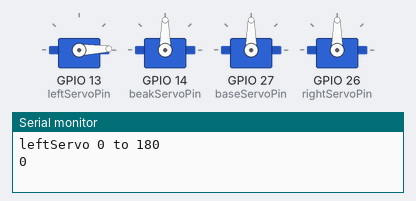
Recording of a sketch running on a simulated ESP32. On the bench: 4 × servo, the last lines printed to the serial monitor.

Above: at 0.05 s.
At 2.25 s:
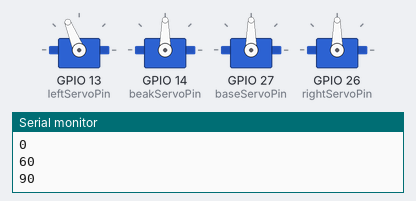
At 4.45 s:
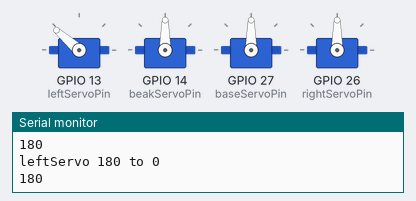
At 8.85 s:
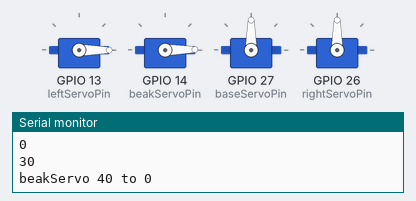
At 14.25 s:
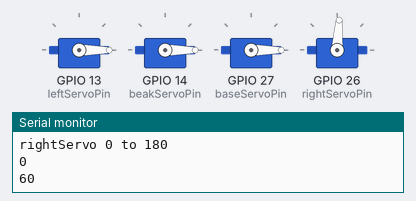
At 19.75 s:
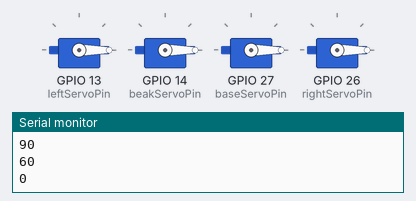
Timing chart, 0 to 25.7 s (numbered marks = the images above):
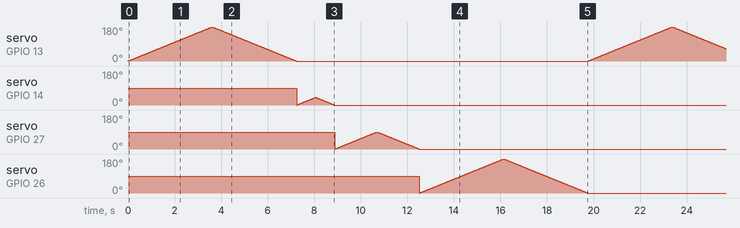

The sketch:

robotic-crane.ino
```cpp
#include <ESP32Servo.h>

static const int leftServoPin = 13;
static const int beakServoPin = 14;
static const int baseServoPin = 27;
static const int rightServoPin = 26;

Servo leftServo;
Servo beakServo;
Servo baseServo;
Servo rightServo;

void setup() {
  Serial.begin(115200);
  leftServo.attach(leftServoPin);
  beakServo.attach(beakServoPin);
  baseServo.attach(baseServoPin);
  rightServo.attach(rightServoPin);
}

void loop() {
  // leftServo
  Serial.println("leftServo 0 to 180");
  for(int posDegrees = 0; posDegrees <= 180; posDegrees++) {
    leftServo.write(posDegrees);
    if (posDegrees == 0 || posDegrees == 60 || posDegrees == 90 || posDegrees == 120 || posDegrees == 180) {
      Serial.println(posDegrees);
    }
    delay(20);
  }

  Serial.println("");
  Serial.println("leftServo 180 to 0");
  for(int posDegrees = 180; posDegrees >= 0; posDegrees--) {
    leftServo.write(posDegrees);
    if (posDegrees == 0 || posDegrees == 60 || posDegrees == 90 || posDegrees == 120 || posDegrees == 180) {
      Serial.println(posDegrees);
    }
    delay(20);
  }

  // beakServo
  Serial.println("");
  Serial.println("");
  Serial.println("beakServo 0 to 40");
  for(int posDegrees = 0; posDegrees <= 40; posDegrees++) {
    beakServo.write(posDegrees);
    if (posDegrees == 0 || posDegrees == 30 || posDegrees == 90 || posDegrees == 120 || posDegrees == 180) {
      Serial.println(posDegrees);
    }
    delay(20);
  }

  Serial.println("");
  Serial.println("beakServo 40 to 0");
  for(int posDegrees = 40; posDegrees >= 0; posDegrees--) {
    beakServo.write(posDegrees);
    if (posDegrees == 0 || posDegrees == 60 || posDegrees == 90 || posDegrees == 120 || posDegrees == 180) {
      Serial.println(posDegrees);
    }
    delay(20);
  }

  // baseServo
  Serial.println("");
  Serial.println("");
  Serial.println("baseServo 0 to 90");
  for(int posDegrees = 0; posDegrees <= 90; posDegrees++) {
    baseServo.write(posDegrees);
    if (posDegrees == 0 || posDegrees == 60 || posDegrees == 90 || posDegrees == 120 || posDegrees == 180) {
      Serial.println(posDegrees);
    }
    delay(20);
  }

  Serial.println("");
  Serial.println("baseServo 90 to 0");
  for(int posDegrees = 90; posDegrees >= 0; posDegrees--) {
    baseServo.write(posDegrees);
    if (posDegrees == 0 || posDegrees == 60 || posDegrees == 90 || posDegrees == 120 || posDegrees == 180) {
      Serial.println(posDegrees);
    }
    delay(20);
  }

  // rightServo
  Serial.println("");
  Serial.println("");
  Serial.println("rightServo 0 to 180");
  for(int posDegrees = 0; posDegrees <= 180; posDegrees++) {
    rightServo.write(posDegrees);
    if (posDegrees == 0 || posDegrees == 60 || posDegrees == 90 || posDegrees == 120 || posDegrees == 180) {
      Serial.println(posDegrees);
    }
    delay(20);
  }

  Serial.println("");
  Serial.println("rightServo 180 to 0");
  for(int posDegrees = 180; posDegrees >= 0; posDegrees--) {
    rightServo.write(posDegrees);
    if (posDegrees == 0 || posDegrees == 60 || posDegrees == 90 || posDegrees == 120 || posDegrees == 180) {
      Serial.println(posDegrees);
    }
    delay(20);
  }
}
```
